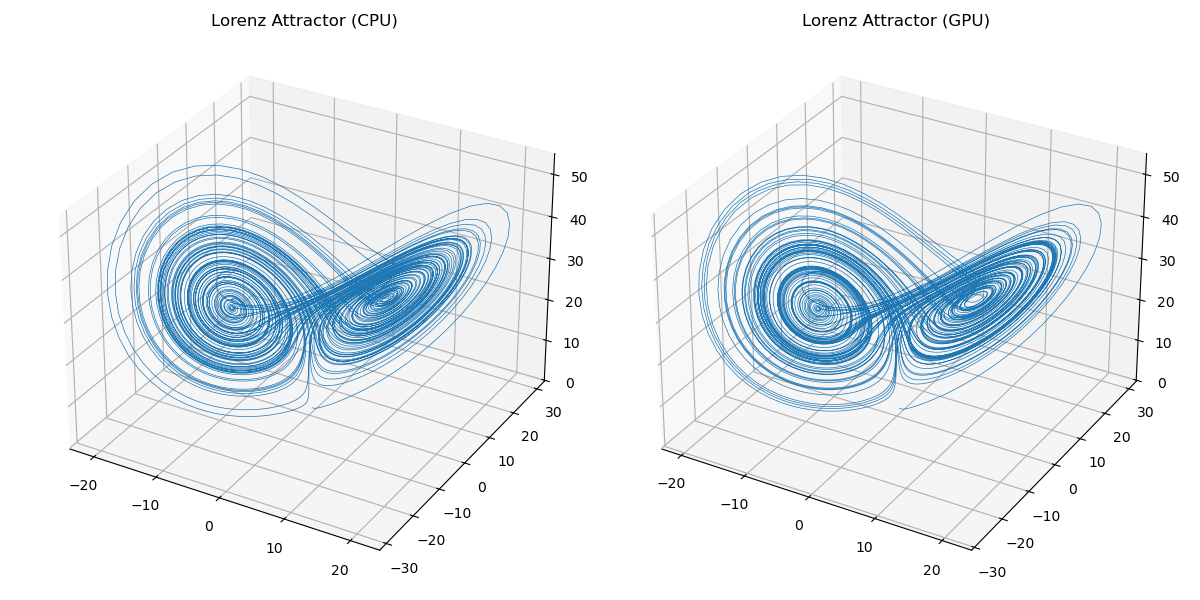

Generate this figure with Python:
import time
import numpy as np
from numba import cuda
import matplotlib.pyplot as plt

from utils import *
from lorenz_funcs import *

def run_lorenz_cpu(steps, x, y, z, s, r, b, dt):
    """Run the Lorenz attractor on the CPU."""
    # Initialize arrays to store the results
    xs = np.empty(steps).astype(np.float64)
    ys = np.empty(steps).astype(np.float64)
    zs = np.empty(steps).astype(np.float64)
    
    # Run the simulation, for each time step, update x, y, z
    for i in range(steps):
        x, y, z = lorenz_cpu(x, y, z, s, r, b, dt)
        xs[i], ys[i], zs[i] = x, y, z
    return xs, ys, zs

def run_lorenz_gpu(steps, x_init, y_init, z_init, s, r, b, dt):
    """Run the Lorenz attractor on the GPU."""
    # Initialize arrays with initial conditions
    x = np.full(steps, x_init, dtype=np.float64)
    y = np.full(steps, y_init, dtype=np.float64)
    z = np.full(steps, z_init, dtype=np.float64)
    
    # Create device arrays
    d_x = cuda.to_device(x)
    d_y = cuda.to_device(y)
    d_z = cuda.to_device(z)
    
    # Create output arrays
    d_out_x = cuda.to_device(np.zeros(steps, dtype=np.float64))
    d_out_y = cuda.to_device(np.zeros(steps, dtype=np.float64))
    d_out_z = cuda.to_device(np.zeros(steps, dtype=np.float64))
    
    # Configure grid dimensions
    threads_per_block = 256//16
    blocks_per_grid = (steps + (threads_per_block - 1)) // threads_per_block
    
    # Run the simulation steps sequentially
    for step in range(steps - 1):  # -1 because we compute next step
        # Copy previous output to input (after first iteration)
        if step > 0:
            cuda.synchronize()
            d_x = cuda.to_device(out_x)
            d_y = cuda.to_device(out_y)
            d_z = cuda.to_device(out_z)
        
        # Run one step of the simulation
        lorenz_numba[blocks_per_grid, threads_per_block](
            d_x, d_y, d_z, s, r, b, dt, d_out_x, d_out_y, d_out_z
        )
        
        # Wait for GPU to finish and get results
        cuda.synchronize()
        out_x = d_out_x.copy_to_host()
        out_y = d_out_y.copy_to_host()
        out_z = d_out_z.copy_to_host()
    
    return out_x, out_y, out_z

def main():
    STEPS = 10_000              # Number of steps to run Lorenz attractor
    X = 0; Y = 1; Z = 1.001     # Initial values for x, y, z
    S = 10; R = 28; B = 2.667   # Constants for Lorenz attractor 
    DT = 0.01                   # Time step
    
    PLOT = True
    
    print("Running Lorenz attractor on CPU...           ", end="", flush=True)
    start_time = time.time()
    xs_cpu, ys_cpu, zs_cpu = run_lorenz_cpu(STEPS, X, Y, Z, S, R, B, DT)
    print(f" execution time: {time.time() - start_time:.4f} seconds")
    
    if check_numba_cuda():
        print("Running Lorenz attractor on GPU Numba CUDA...", end="", flush=True)
        start_time = time.time()
        xs_gpu, ys_gpu, zs_gpu = run_lorenz_gpu(STEPS, X, Y, Z, S, R, B, DT)
        print(f" execution time: {time.time() - start_time:.4f} seconds")

        
    if PLOT:
        fig = plt.figure(figsize=(12, 6))
        ax = fig.add_subplot(121, projection='3d')
        ax.plot(xs_cpu, ys_cpu, zs_cpu, lw=0.5)
        ax.set_title("Lorenz Attractor (CPU)")
        ax = fig.add_subplot(122, projection='3d')
        ax.plot(xs_gpu, ys_gpu, zs_gpu, lw=0.5)
        ax.set_title("Lorenz Attractor (GPU)")
        plt.show()


if __name__ == "__main__":
    main()
